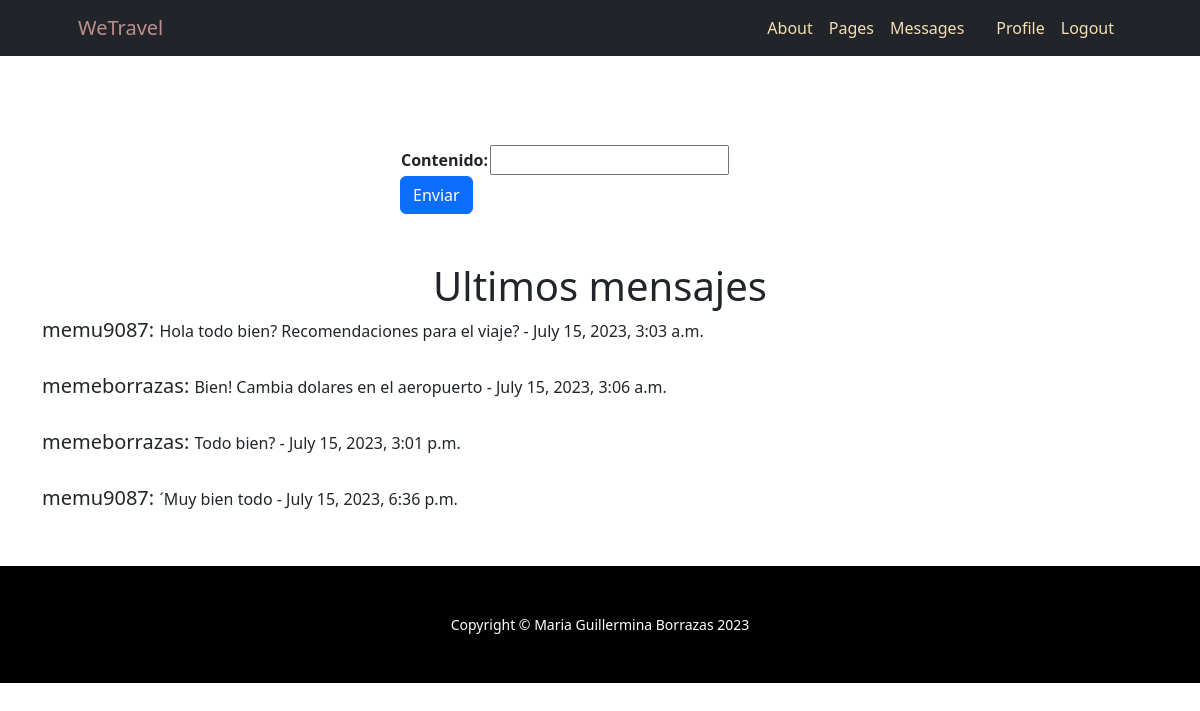
The app's page /messages/, older data.
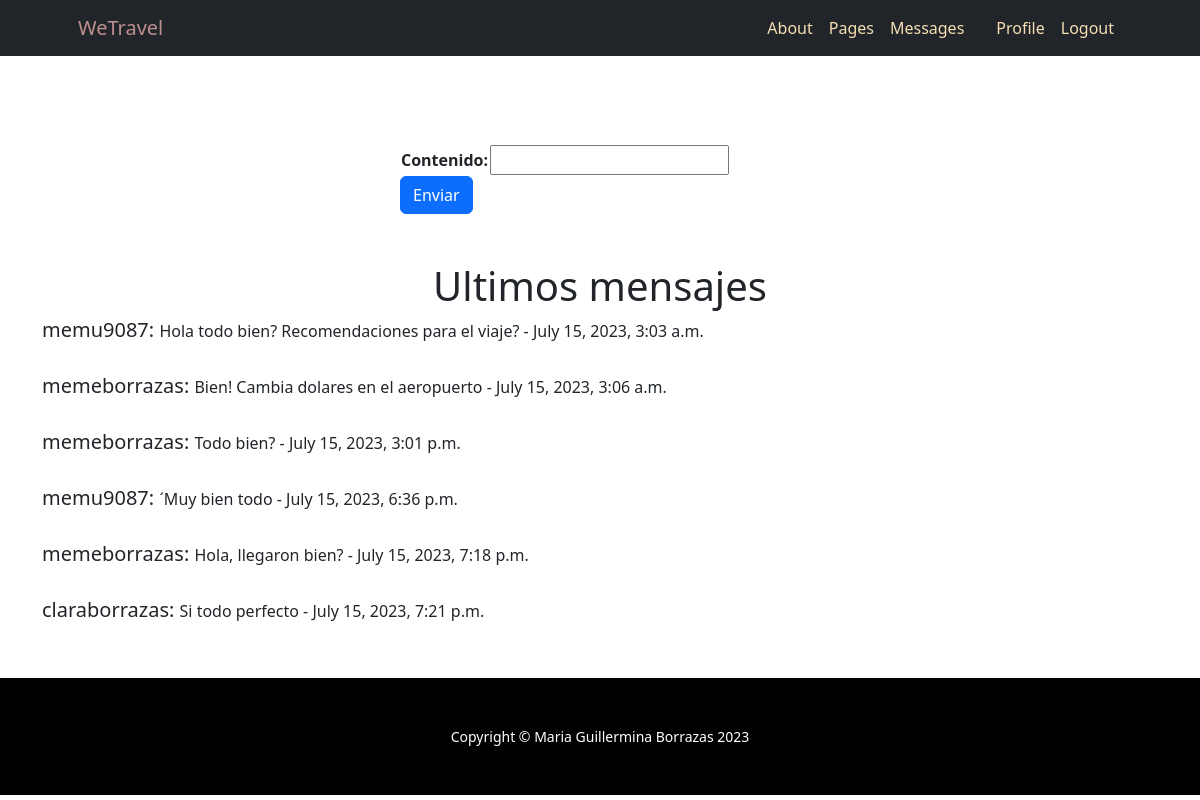
The same page, newer data.
### AppMensajeria/models.py (models this page shows, shortened)
class Mensaje(models.Model):
    usuario = models.ForeignKey(User, on_delete = models.CASCADE)
    contenido = models.TextField()
    fecha = models.DateTimeField(auto_now_add=True)

### AppMensajeria/views.py (the view)
# urls.py: path('messages/', mensajes, name= 'Mensajes'),
def mensajes(request):
    avatar = getavatar(request)
    if request.method == "POST":
        form = formNewMessage(request.POST) # Aqui me llega la informacion del html
        if form.is_valid():
            usuario = User.objects.get(username = request.user)
            message = Mensaje(usuario = usuario, contenido = form.cleaned_data['contenido'])
            message.save()
            form = formNewMessage()
            todos = Mensaje.objects.all()
            return render(request, 'AppMensajeria/mensajeria.html', {'form': form, 'avatar': avatar, 'todos':todos})
    else:
        form = formNewMessage()
        todos = Mensaje.objects.all()
        return render(request, 'AppMensajeria/mensajeria.html', {'form': form, 'avatar': avatar, 'todos':todos})

### AppMensajeria/forms.py
class formNewMessage(forms.Form):
    contenido = forms.CharField(widget= forms.TextInput())

### AppMensajeria/templates/AppMensajeria/mensajeria.html (shortened to what this page needs)
{% extends '../AppGeneral/inicio.html' %}
{% load static %}
    {% block contenidoQueCambia %}
    <br>
    <br>
    <br>
    <br>
    <br>
    <br>
    <div class="col-lg-4" style="padding-left: 400px;">
        <form method="POST"> {% csrf_token %}
            <table>
                {{ form.as_table }}
            </table>
            <input type="submit" class="btn btn-primary" value="Enviar">
        </form>
    </div>
    <div class="container text-center">
        <br>
        <br>
        <h1>Ultimos mensajes</h1>
        <div class="row">
            {% for mensaje in todos %}
            <div class="align-items-center">
                <div class="profile"><h5>{{ mensaje.usuario.username }}:&nbsp </h5><p>{{ mensaje.contenido }} - {{ mensaje.fecha }}</p></div>
                <br>
            </div>
            {% endfor %}
    </div>
    </div>
    <br>
    {% endblock %}

### AppGeneral/templates/AppGeneral/inicio.html (shortened to what this page needs)
<!DOCTYPE html>
<html lang="en">
    <head>
        {% load static %}
        <link href="{% static 'AppGeneral/css/bootstrap.min.css' %}" rel="stylesheet"/>
        <link href="{% static 'AppGeneral/css/styles.css' %}" rel="stylesheet"/>
    </head>
    <body id="page-top">
        <nav class="navbar navbar-expand-lg bg-dark navbar-custom fixed-top">
            <div class="container px-5">
                <a class="navbar-brand titulo" href="{% url 'Inicio' %}">WeTravel</a>
                <div class="collapse navbar-collapse" id="navbarResponsive">
                    <ul class="navbar-nav ms-auto">
                        <li class="nav-item"><a class="nav-link navText" href="{% url 'About' %}">About</a></li>
                        <li class="nav-item"><a class="nav-link navText" href="{% url 'Pages' %}">Pages</a></li>
                        <li class="nav-item"><a class="nav-link navText" href="{% url 'Mensajes' %}">Messages</a></li>
                        <li class="nav-item"><a class="nav-link navText" href="{% url 'Perfil' %}"><img src="{{avatar}}" width="40px" alt=""></a></li>
                        <li class="nav-item"><a class="nav-link navText" href="{% url 'Perfil' %}">Profile</a></li>
                        <li class="nav-item"><a class="nav-link navText" href="{% url 'Logout' %}">Logout</a></li>
                    </ul>
                </div>
            </div>
        </nav>
        {% block contenidoQueCambia %}{% endblock %}
        <footer class="py-5 bg-black">
            <div class="container px-5"><p class="m-0 text-center text-white small">Copyright &copy; Maria Guillermina Borrazas 2023</p></div>
        </footer>
    </body>
</html>

### AppGeneral/static/AppGeneral/css/styles.css (style rules this page uses)
.navText { color:wheat !important; }
.titulo { color: rosybrown !important; }
.profile { display: flex; align-items: baseline; }
.profile > p { margin: 0; }

Row changes from the older to the newer data that the page shows:
added Mensaje: usuario.username "memeborrazas", contenido "Hola, llegaron bien?", fecha "July 15, 2023, 7:18 p.m."
added Mensaje: usuario.username "claraborrazas", contenido "Si todo perfecto", fecha "July 15, 2023, 7:21 p.m."
